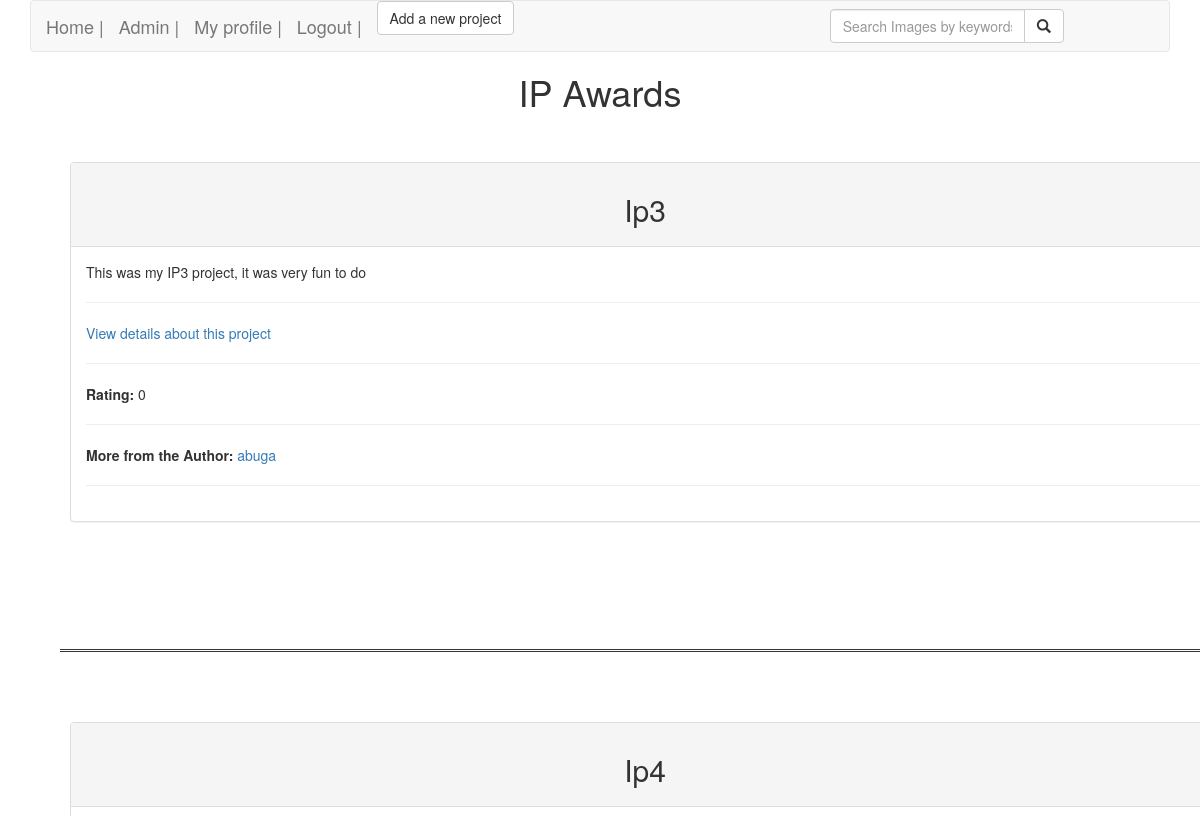
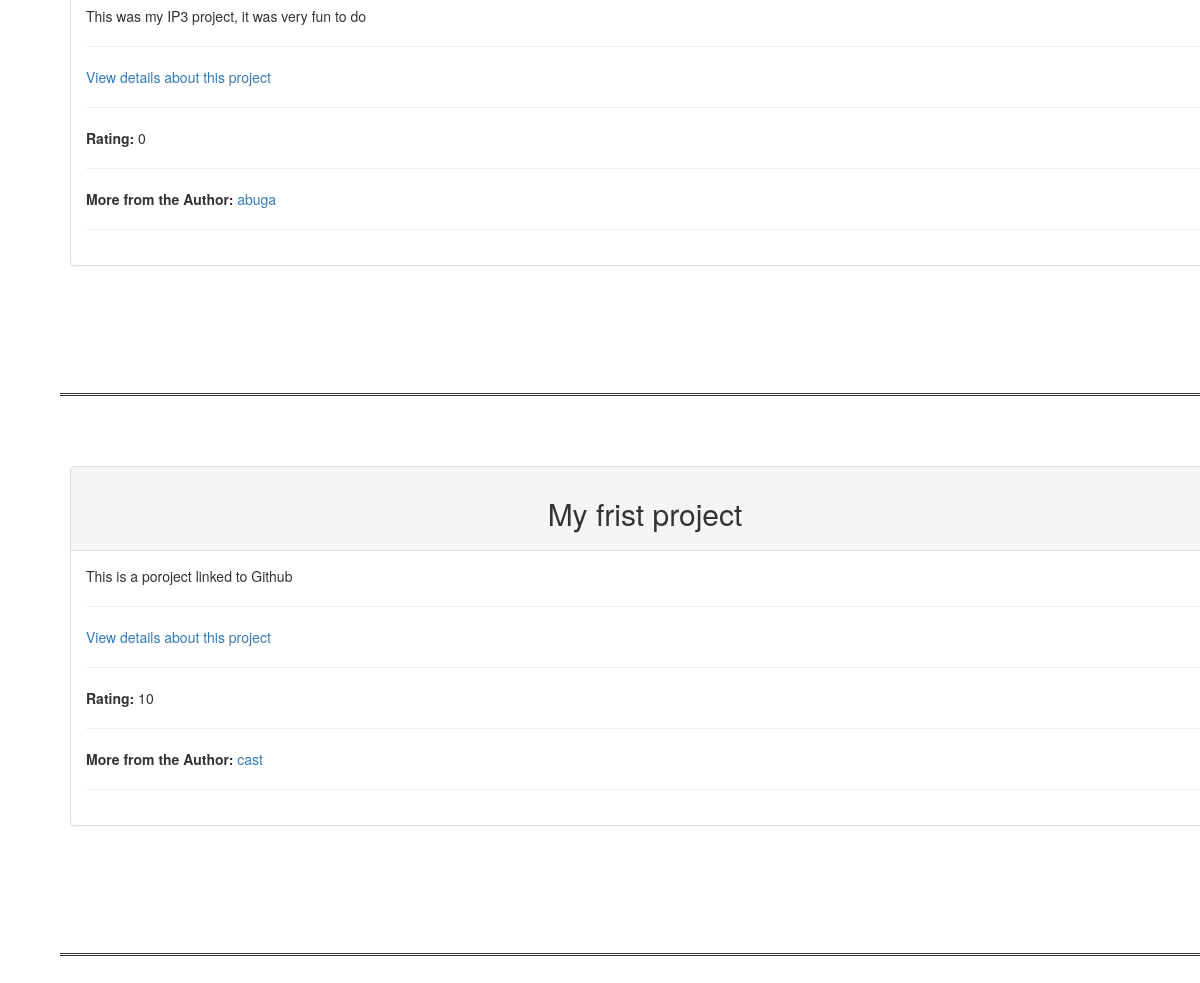
The app's page / (signed in) with its own data (2 pictures, top to bottom).
### awards/models.py (models this page shows, shortened)
class Project(models.Model):
    title = models.CharField(max_length =60)
    project_details = models.TextField()
    live_site = models.CharField(max_length =100)
    creator = models.ForeignKey(User,on_delete=models.CASCADE)
    score = models.IntegerField(default=0)
    class Meta:
        ordering = ['title']

### awards/views.py (the view)
# urls.py: path('',views.home, name='Welcome'),
def home(request):
    allprojects = Project.objects.all()
    return render(request, 'homepage.html', {"projects":allprojects})

### awards/templates/homepage.html (shortened to what this page needs)
{%extends 'base.html'%}
{% block content %}
{{block.super}}
<div class="container">
  <div class="row">
    {% for project_item in projects %}
      <div class="col-xs-5 col-sm-5 col-md-12 col-lg-12" style="padding: 10px; margin: 30px; border-bottom-style: double; height: 500px; ">
        <div class="panel panel-default">
          <div class="panel-heading">
            <h2 class="text-center"> {{ project_item.title }}</h2>
          </div>
          <div class="panel-body">
          <div>
            <div class = "row">
              <div class = "col-md-12">
                <p> {{ project_item.project_details}}  </p>
                  <hr>
              </div>
            </div>
              <div class = "row">
                <div class = "col-md-12">
                  <p> <a href="singleproject/{{project_item.id}}">View details about this project</a>  </p>
                    <hr>
                </div>
              </div>
              <div class = "row">
                <div class = "col-md-12">
                    <p> <span style="font-weight: bold;"> Rating: </span>{{ project_item.score }}</p>
                    <hr>
                </div>
              </div>
              <div class = "row">
                <div class = "col-md-12">
                    <p> <span style="font-weight: bold;"> More from the Author: </span><a href="authorprofile/{{project_item.creator.id}}">{{ project_item.creator.username }}</a></p>
                    <hr>
                </div>
              </div>
              </div>
            </div>
        </div>
      </div>
            {% endfor %}
              </div>
  </div>
{% endblock %}

### records on screen
Project: title "Ip3", project_details "This was my IP3 project, it was very fun to do", score "0", creator.username "abuga"
Project: title "Ip4", project_details "This was my IP3 project, it was very fun to do", score "0", creator.username "abuga"
Project: title "My frist project", project_details "This is a poroject linked to Github", score "10", creator.username "cast"
